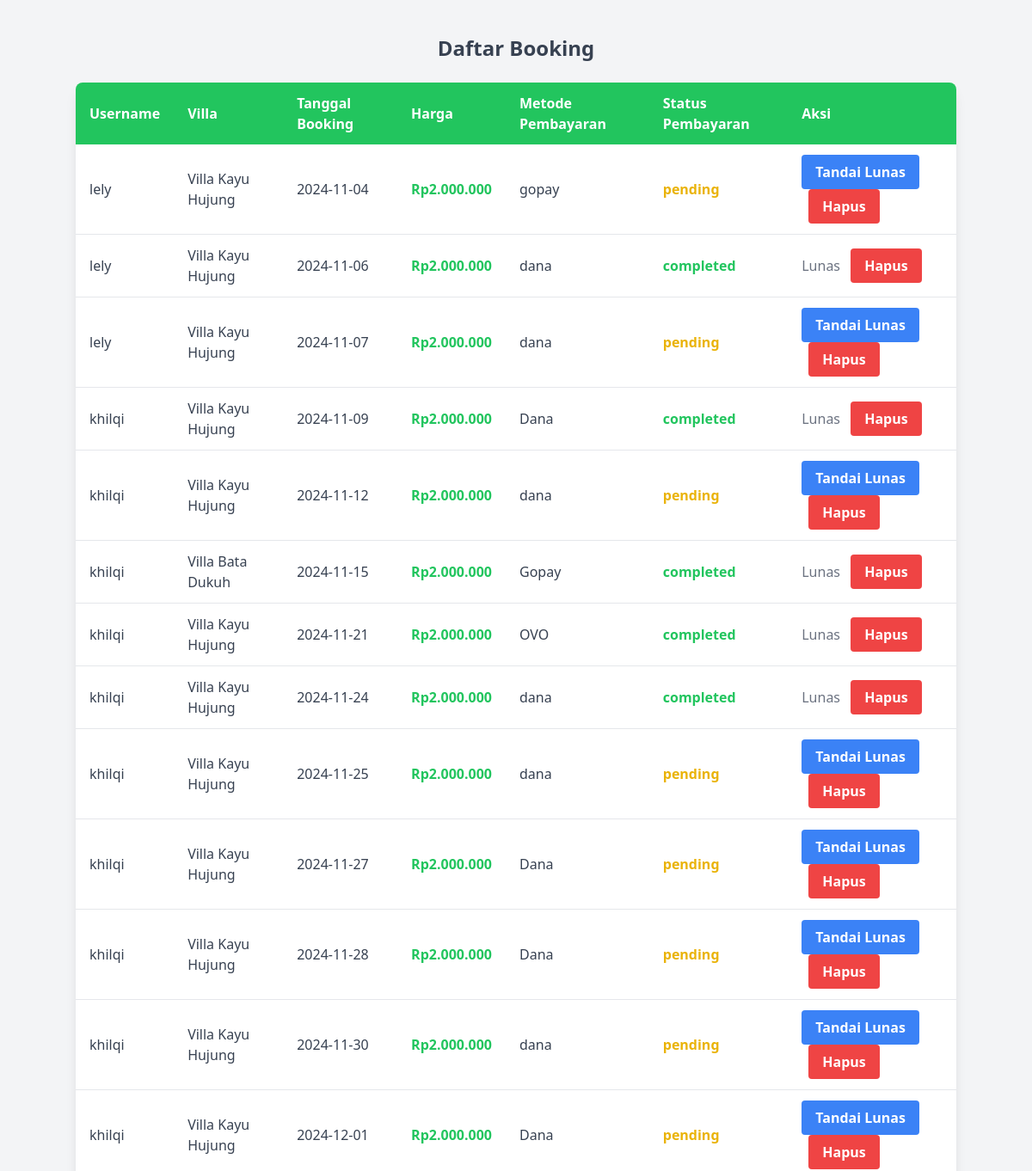
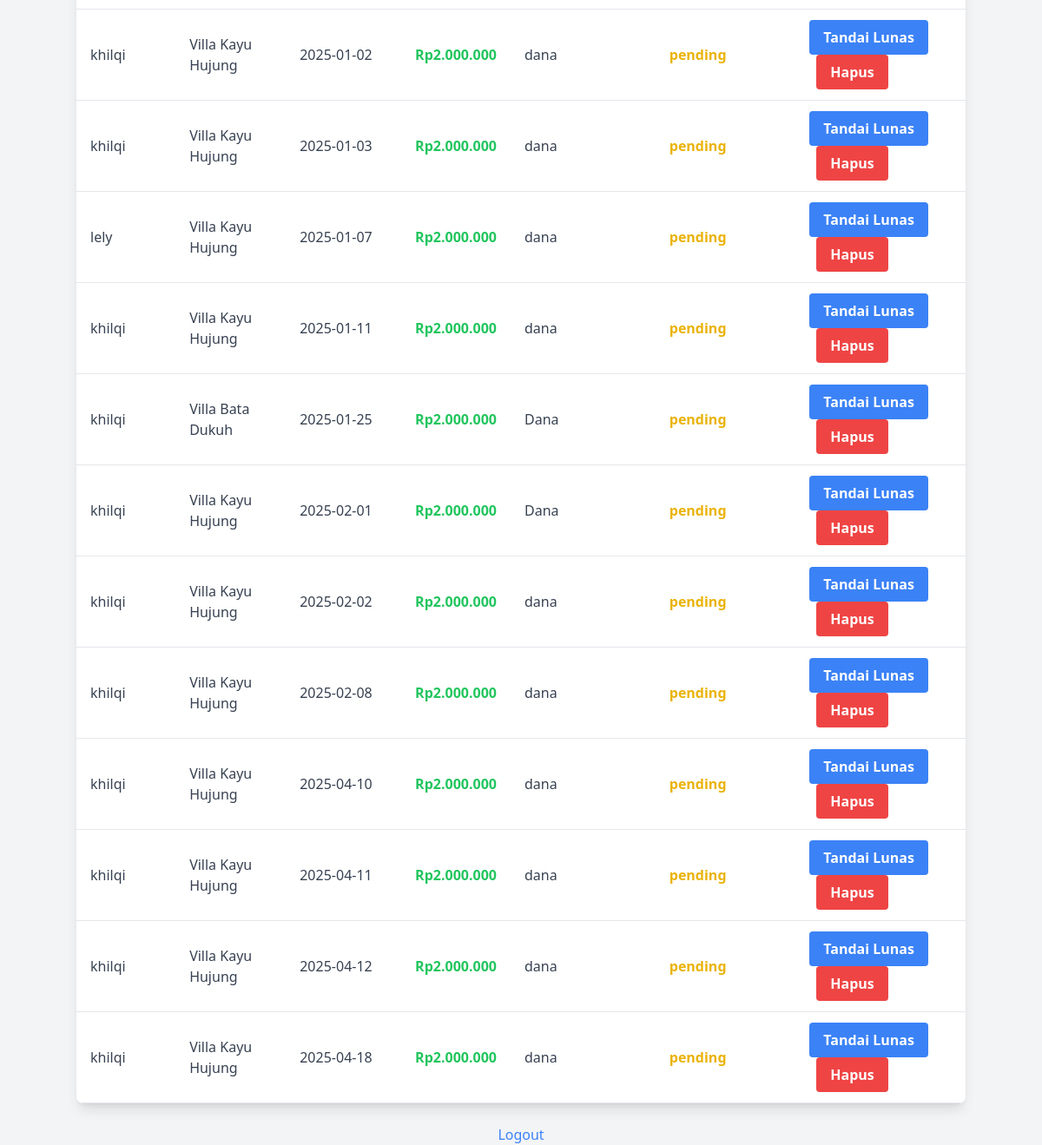
/admin_dashboard.php (signed in), run on the app's committed database (2 pictures, top to bottom).
### tables this page shows
CREATE TABLE `bookings` (
  `id` int(11) NOT NULL,
  `user_id` int(11) DEFAULT NULL,
  `villa_id` int(11) DEFAULT NULL,
  `booking_date` date DEFAULT NULL,
  `payment_status` enum('pending','completed') DEFAULT 'pending',
  `payment_method` varchar(50) DEFAULT NULL
);

CREATE TABLE `users` (
  `id` int(11) NOT NULL,
  `username` varchar(50) NOT NULL,
  `password` varchar(255) NOT NULL,
  `role` enum('user','admin') NOT NULL
);

CREATE TABLE `villas` (
  `id` int(11) NOT NULL,
  `name` varchar(100) NOT NULL,
  `price` decimal(10,2) NOT NULL DEFAULT 0.00,
  `image` varchar(255) DEFAULT NULL
);

### admin_dashboard.php (the view, shortened to what this page needs)
<?php
include 'config.php';
$result = $conn->query("
    SELECT bookings.id AS booking_id, users.username, villas.name AS villa_name, villas.price, bookings.booking_date, bookings.payment_status, bookings.payment_method
    FROM bookings
    JOIN users ON bookings.user_id = users.id
    JOIN villas ON bookings.villa_id = villas.id
    ORDER BY bookings.booking_date
");
?>
<!DOCTYPE html>
<html lang="en">
<head>
    <script src="https://cdn.tailwindcss.com"></script>
</head>
<body class="bg-gray-100 font-sans leading-normal tracking-normal">
<div class="container mx-auto mt-10 ">
    <h2 class="text-center text-2xl font-bold text-gray-700 mb-6">Daftar Booking</h2>
    <div class="overflow-x-auto shadow-lg rounded-lg">
        <table class="min-w-full bg-white">
            <thead>
                <tr class="bg-green-500 text-white">
                    <th class="py-3 px-4 text-left">Username</th>
                    <th class="py-3 px-4 text-left">Villa</th>
                    <th class="py-3 px-4 text-left">Tanggal Booking</th>
                    <th class="py-3 px-4 text-left">Harga</th>
                    <th class="py-3 px-4 text-left">Metode Pembayaran</th>
                    <th class="py-3 px-4 text-left">Status Pembayaran</th>
                    <th class="py-3 px-4 text-left">Aksi</th>
                </tr>
            </thead>
            <tbody class="text-gray-700">
                <?php while ($row = $result->fetch_assoc()) { ?>
                    <tr class="border-b hover:bg-gray-100">
                        <td class="py-3 px-4"><?php echo htmlspecialchars($row['username']); ?></td>
                        <td class="py-3 px-4"><?php echo htmlspecialchars($row['villa_name']); ?></td>
                        <td class="py-3 px-4"><?php echo htmlspecialchars($row['booking_date']); ?></td>
                        <td class="py-3 px-4 text-left text-green-500 font-bold">Rp<?php echo number_format($row['price'], 0, ',', '.'); ?></td>
                        <td class="py-3 px-4"><?php echo htmlspecialchars($row['payment_method']); ?></td>
                        <td class="py-3 px-4 font-bold <?php echo strtolower($row['payment_status']) === 'pending' ? 'text-yellow-500' : (strtolower($row['payment_status']) === 'completed' ? 'text-green-500' : 'text-red-500'); ?>">
                            <?php echo htmlspecialchars($row['payment_status']); ?>
                        </td>
                        <td class="py-3 px-4 space-x-2">
                            <?php if (strtolower($row['payment_status']) === 'pending') { ?>
                                <form method="POST" action="" class="inline">
                                    <button type="submit" name="update_status" class="bg-blue-500 hover:bg-blue-700 text-white font-bold py-2 px-4 rounded">
                                        Tandai Lunas
                                    </button>
                                </form>
                            <?php } else { ?>
                                <span class="text-gray-500">Lunas</span>
                            <?php } ?>
                            <form method="POST" action="" class="inline">
                                <button type="submit" name="delete_booking" class="bg-red-500 hover:bg-red-700 text-white font-bold py-2 px-4 rounded">
                                    Hapus
                                </button>
                            </form>
                        </td>
                    </tr>
                <?php } ?>
            </tbody>
        </table>
    </div>
    <div class="mt-6 text-center">
        <a href="logout.php" class="text-blue-500 hover:underline">Logout</a>
    </div>
</div>
</body>
</html>

### data on the page
bookings: user.username "lely", villa.name "Villa Kayu Hujung", booking_date "2024-11-04", villa.price "2.000.000", payment_method "gopay", payment_status "pending"
bookings: user.username "lely", villa.name "Villa Kayu Hujung", booking_date "2024-11-06", villa.price "2.000.000", payment_method "dana", payment_status "completed", shows "Lunas"
bookings: user.username "lely", villa.name "Villa Kayu Hujung", booking_date "2024-11-07", villa.price "2.000.000", payment_method "dana", payment_status "pending"
bookings: user.username "khilqi", villa.name "Villa Kayu Hujung", booking_date "2024-11-09", villa.price "2.000.000", payment_method "Dana", payment_status "completed", shows "Lunas"
bookings: user.username "khilqi", villa.name "Villa Kayu Hujung", booking_date "2024-11-12", villa.price "2.000.000", payment_method "dana", payment_status "pending"
bookings: user.username "khilqi", villa.name "Villa Bata Dukuh", booking_date "2024-11-15", villa.price "2.000.000", payment_method "Gopay", payment_status "completed", shows "Lunas"
bookings: user.username "khilqi", villa.name "Villa Kayu Hujung", booking_date "2024-11-21", villa.price "2.000.000", payment_method "OVO", payment_status "completed", shows "Lunas"
bookings: user.username "khilqi", villa.name "Villa Kayu Hujung", booking_date "2024-11-24", villa.price "2.000.000", payment_method "dana", payment_status "completed", shows "Lunas"
bookings: user.username "khilqi", villa.name "Villa Kayu Hujung", booking_date "2024-11-25", villa.price "2.000.000", payment_method "dana", payment_status "pending"
bookings: user.username "khilqi", villa.name "Villa Kayu Hujung", booking_date "2024-11-27", villa.price "2.000.000", payment_method "Dana", payment_status "pending"
bookings: user.username "khilqi", villa.name "Villa Kayu Hujung", booking_date "2024-11-28", villa.price "2.000.000", payment_method "Dana", payment_status "pending"
bookings: user.username "khilqi", villa.name "Villa Kayu Hujung", booking_date "2024-11-30", villa.price "2.000.000", payment_method "dana", payment_status "pending"
bookings: user.username "khilqi", villa.name "Villa Kayu Hujung", booking_date "2024-12-01", villa.price "2.000.000", payment_method "Dana", payment_status "pending"
bookings: user.username "khilqi", villa.name "Villa Kayu Hujung", booking_date "2025-01-02", villa.price "2.000.000", payment_method "dana", payment_status "pending"
bookings: user.username "khilqi", villa.name "Villa Kayu Hujung", booking_date "2025-01-03", villa.price "2.000.000", payment_method "dana", payment_status "pending"
bookings: user.username "lely", villa.name "Villa Kayu Hujung", booking_date "2025-01-07", villa.price "2.000.000", payment_method "dana", payment_status "pending"
bookings: user.username "khilqi", villa.name "Villa Kayu Hujung", booking_date "2025-01-11", villa.price "2.000.000", payment_method "dana", payment_status "pending"
bookings: user.username "khilqi", villa.name "Villa Bata Dukuh", booking_date "2025-01-25", villa.price "2.000.000", payment_method "Dana", payment_status "pending"
bookings: user.username "khilqi", villa.name "Villa Kayu Hujung", booking_date "2025-02-01", villa.price "2.000.000", payment_method "Dana", payment_status "pending"
bookings: user.username "khilqi", villa.name "Villa Kayu Hujung", booking_date "2025-02-02", villa.price "2.000.000", payment_method "dana", payment_status "pending"
bookings: user.username "khilqi", villa.name "Villa Kayu Hujung", booking_date "2025-02-08", villa.price "2.000.000", payment_method "dana", payment_status "pending"
bookings: user.username "khilqi", villa.name "Villa Kayu Hujung", booking_date "2025-04-10", villa.price "2.000.000", payment_method "dana", payment_status "pending"
bookings: user.username "khilqi", villa.name "Villa Kayu Hujung", booking_date "2025-04-11", villa.price "2.000.000", payment_method "dana", payment_status "pending"
bookings: user.username "khilqi", villa.name "Villa Kayu Hujung", booking_date "2025-04-12", villa.price "2.000.000", payment_method "dana", payment_status "pending"
bookings: user.username "khilqi", villa.name "Villa Kayu Hujung", booking_date "2025-04-18", villa.price "2.000.000", payment_method "dana", payment_status "pending"
